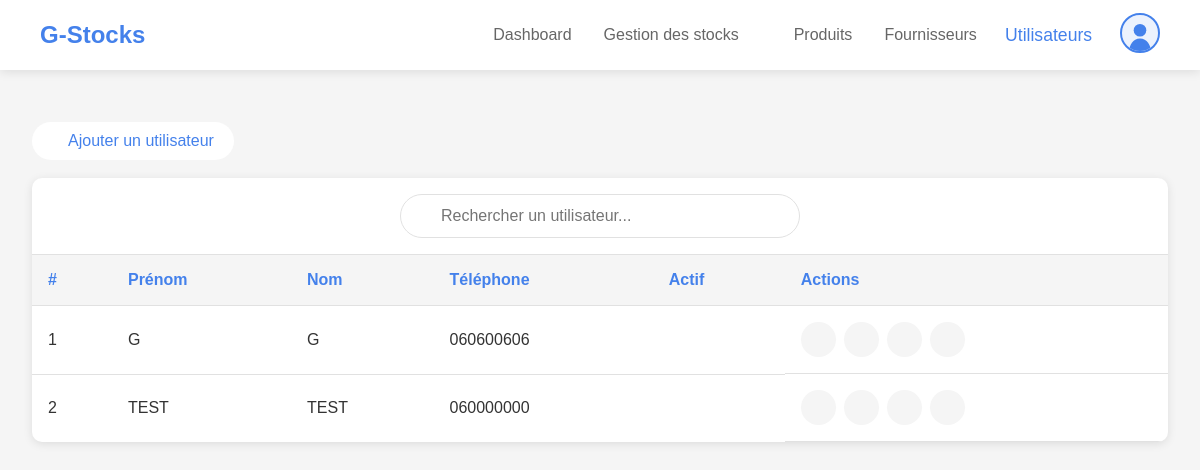
/ListeDesUtilisateur (signed in), run on the app's committed database.
### stocks/models.py (models this page shows, shortened)
class User(models.Model):
    ROLE = [
        ('', '---- Sélectionnez un rôle ----'),
        ('Administrateur', 'Administrateur'),
        ('Gestionnaire de stock', 'Gestionnaire de stock'),
        ('Consultant', 'Consultant')
    ]
    prenom = models.CharField(max_length=100)
    nom = models.CharField(max_length=100)
    email = models.EmailField(unique=True)
    telephone = models.CharField(unique=True, max_length=20)
    username = models.CharField(max_length=100, unique=True)
    password = models.CharField(max_length=128)
    role = models.CharField(max_length=50, choices=ROLE)
    valide = models.BooleanField(default=False)
    actif = models.BooleanField(default=True)
    photo_profil = models.ImageField(upload_to='static/users/photodeprofil/', null=True, blank=True)
    created_at = models.DateTimeField(auto_now_add=True)
    class Meta:
        verbose_name = "Utilisateur"
        verbose_name_plural = "Utilisateurs"

### stocks/views.py (the view)
# urls.py: path('ListeDesUtilisateur', views.listeUtilisateurs, name='listeUtilisateurs'),
def listeUtilisateurs(request):
    if "user_id" not in request.session:
        messages.error(request, "Veuillez vous connecter pour accéder a cette page")
        return redirect("index")
    if request.session["user_role"] != 'Administrateur':
        messages.error(request, "Accès non autorisé")
        return redirect(request.META.get('HTTP_REFERER', 'dashboard'))
    user=get_object_or_404(User, id=request.session["user_id"])
    users = User.objects.all()
    return render(request, "stocks/utilisateurs/users.html", {"user": user, "users":users})

### stocks/templates/stocks/utilisateurs/users.html (shortened to what this page needs)
{% extends 'stocks/app.html' %}
{% load static %}
{% block activeUtilisateur %}
    active
{% endblock activeUtilisateur %}
{% block principalContent %}
    <main class="main-content">
        <a href="{% url 'addUser' %}" class="btn"><i class="fas fa-plus-circle"></i> Ajouter un utilisateur</a>
        <br><br>
        <div class="table-container">
            <div class="table-header">
                <div class="search-container">
                    <input type="text" id="searchInput" onkeyup="recherche()" class="search-input" placeholder="Rechercher un utilisateur...">
                </div>
            </div>
            <table class="contacts-table" id="myTable">
                <thead>
                    <tr>
                        <th>#</th>
                        <th>Prénom</th>
                        <th>Nom</th>
                        <th>Téléphone</th>
                        <th>Actif</th>
                        <th>Actions</th>
                    </tr>
                </thead>
                <tbody>
                    {% if users.count == 0 %}
                        <tr>
                            <td colspan="6" style="text-align: center; padding: 15px; font-style: italic; color: #666;">Aucun utilisateur trouvé</td>
                        </tr>
                    {% else %}
                        {% for utilisateur in users %}
                            <tr>
                                <td>{{ forloop.counter }}</td>
                                <td>{{ utilisateur.prenom }}</td>
                                <td>{{ utilisateur.nom }}</td>
                                <td>{{ utilisateur.telephone }}</td>
                                {% if utilisateur.actif == True %}
                                    <td><i class="fas fa-check-circle" style="color: #009b00;"></i></td>
                                    <td class="actions">
                                        <a href="{% url 'showUser' utilisateur.id %}" class="action-btn view-btn" title="Voir">
                                            <i class="fas fa-eye"></i>
                                        </a>
                                        <a href="{% url 'updateUser' utilisateur.id %}" class="action-btn edit-btn" title="Modifier">
                                            <i class="fas fa-edit"></i>
                                        </a>
                                        <a data-url="{% url 'deleteUser' utilisateur.id %}" data-message="cet utilisateur" class="action-btn delete-btn delete-confirme" title="Supprimer">
                                            <i class="fas fa-trash-alt"></i>
                                        </a>
                                        <a href="{% url 'actif' id=utilisateur.id action="desactiver" %}" class="action-btn desactive-btn" title="Désactiver">
                                            <i class="fas fa-xmark-circle"></i>
                                        </a>
                                    </td>
                                {% endif %}
                            <tr>
                        {% endfor %}
                    {% endif %}
                </tbody>
            </table>
        </div>
    </main>
{% endblock principalContent %}

### stocks/static/stocks/css/styles.css (style rules this page uses)
:root { --primary-color: #4481eb; --secondary-color: #04befe; --text-color: #333; --light-text: #666; --danger-color: #ff4444; --white: #fff; --light-bg: #f5f5f5; --border-color: #e1e1e1; --green-color: #0ea500; }
* { margin: 0; padding: 0; box-sizing: border-box; }
html { scroll-behavior: smooth; }
body { font-family: "Poppins", sans-serif; background-color: var(--light-bg); color: var(--text-color); }
.btn { display: inline-block; background-color: var(--white); color: var(--primary-color); padding: 10px 20px; text-decoration: none; border-radius: 25px; transition: all 0.3s ease; animation: bounce 2s infinite; }
.main-content { margin-top: 90px; padding: 2rem; animation: fadeIn 1s ease; }
.table-container { background: var(--white); border-radius: 10px; box-shadow: 0 2px 10px rgba(0, 0, 0, 0.1); overflow-x: auto; }
.table-header { padding: 1rem; border-bottom: 1px solid var(--border-color); }
.search-container { position: relative; max-width: 400px; margin: 0 auto; }
.search-input { width: 100%; padding: 0.75rem 1rem 0.75rem 2.5rem; border: 1px solid var(--border-color); border-radius: 25px; font-family: inherit; font-size: 1rem; transition: all 0.3s; }
.contacts-table { width: 100%; border-collapse: collapse; min-width: 600px; }
.contacts-table th, .contacts-table td { padding: 1rem; text-align: left; border-bottom: 1px solid var(--border-color); }
.contacts-table th { background-color: var(--light-bg); font-weight: 600; color: var(--primary-color); }
.actions { display: flex; gap: 0.5rem; justify-content: flex-start; }
.action-btn { width: 35px; height: 35px; border: none; border-radius: 50%; display: flex; align-items: center; justify-content: center; cursor: pointer; transition: all 0.3s; background: var(--light-bg); text-decoration: none; }
.action-btn i { font-size: 1rem; transition: all 0.3s; }
.view-btn { color: var(--primary-color); }
.edit-btn { color: var(--secondary-color); }
.delete-btn { color: var(--danger-color); }
.desactive-btn { color: #a80000; }

### data on the page
User: prenom "G", nom "G", telephone "060600606", actif True (drawn)
User: prenom "TEST", nom "TEST", telephone "060000000", actif True (drawn)
